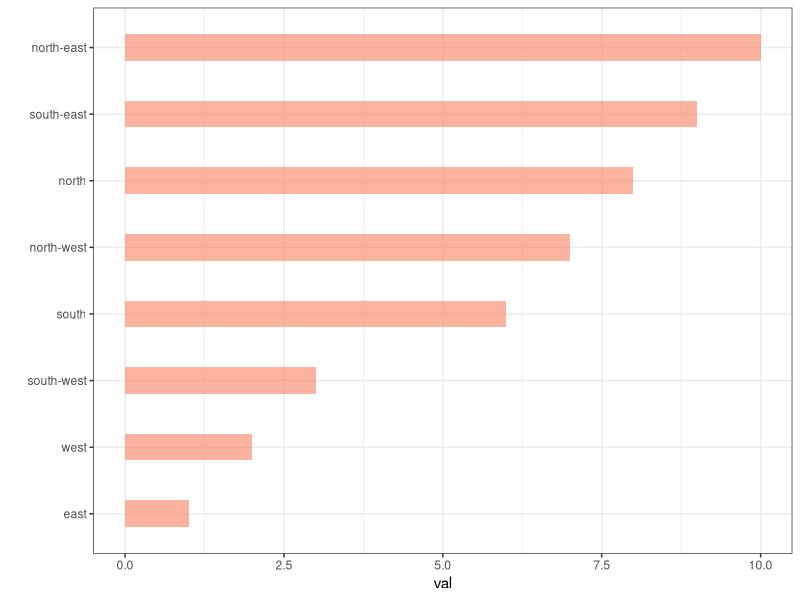
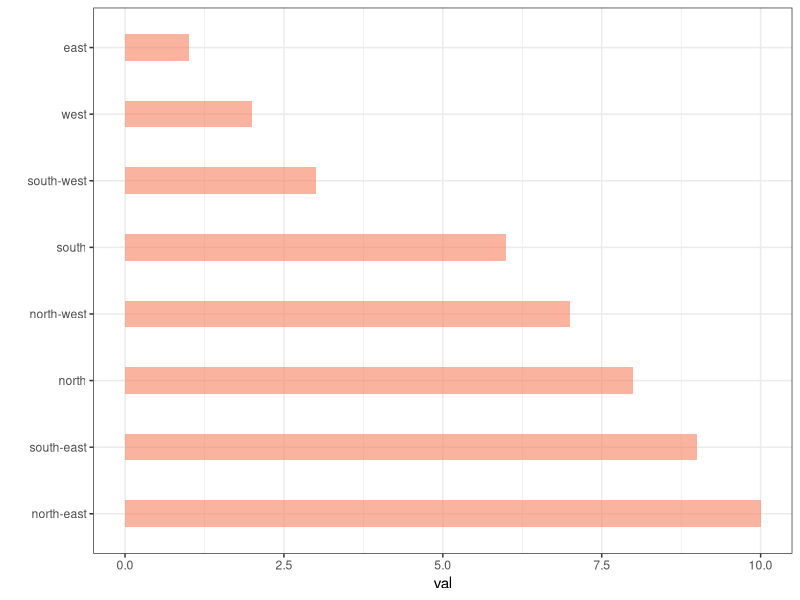
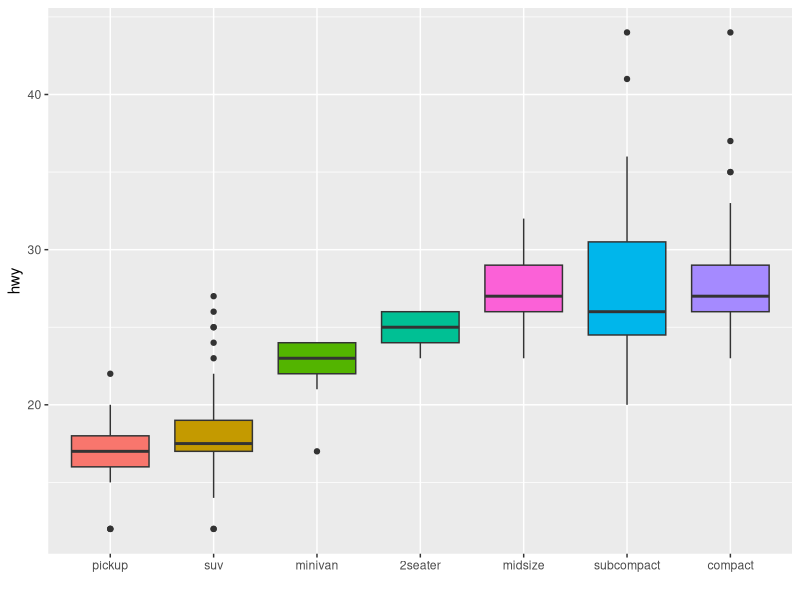
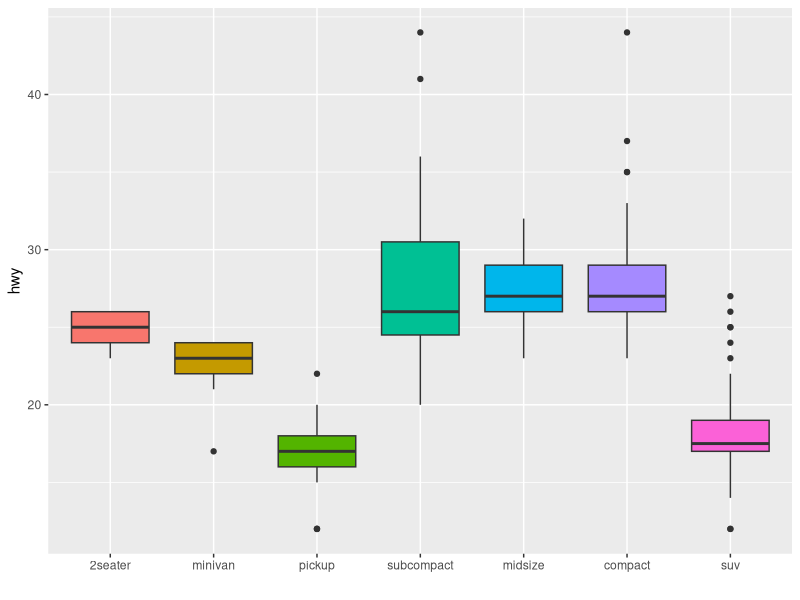
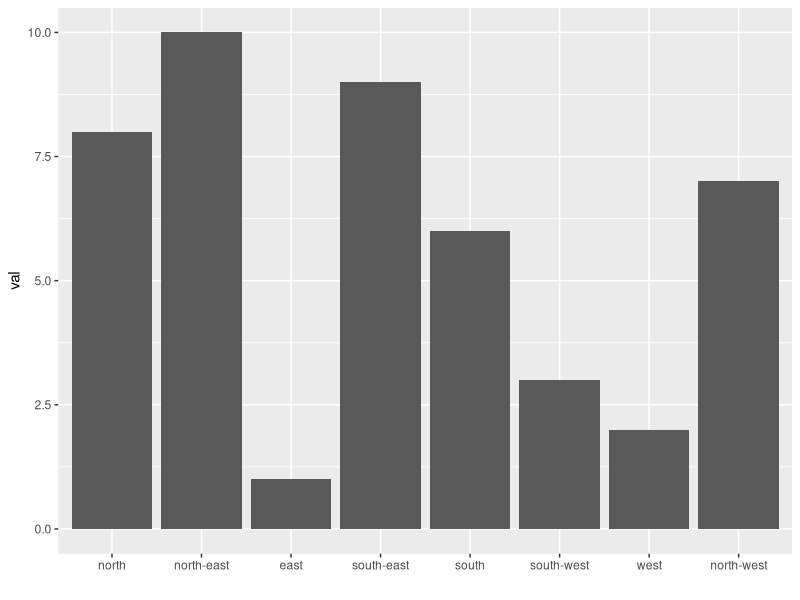
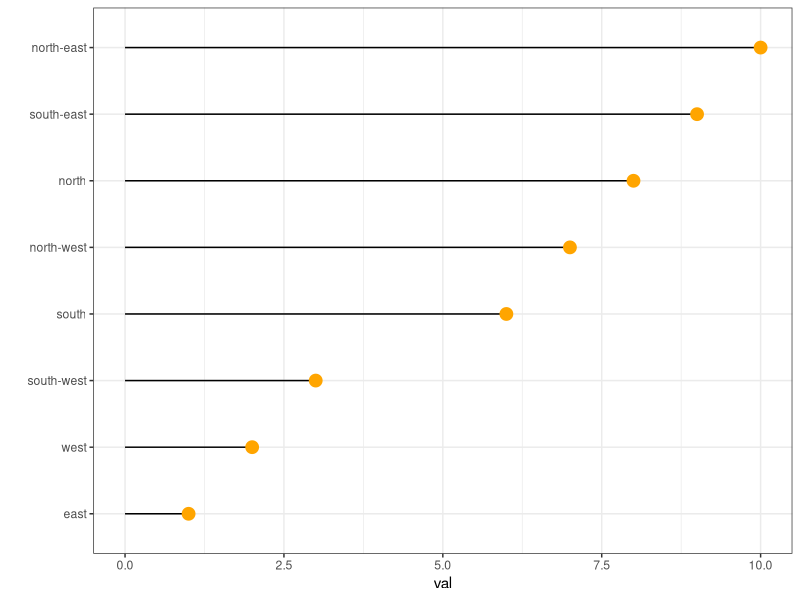
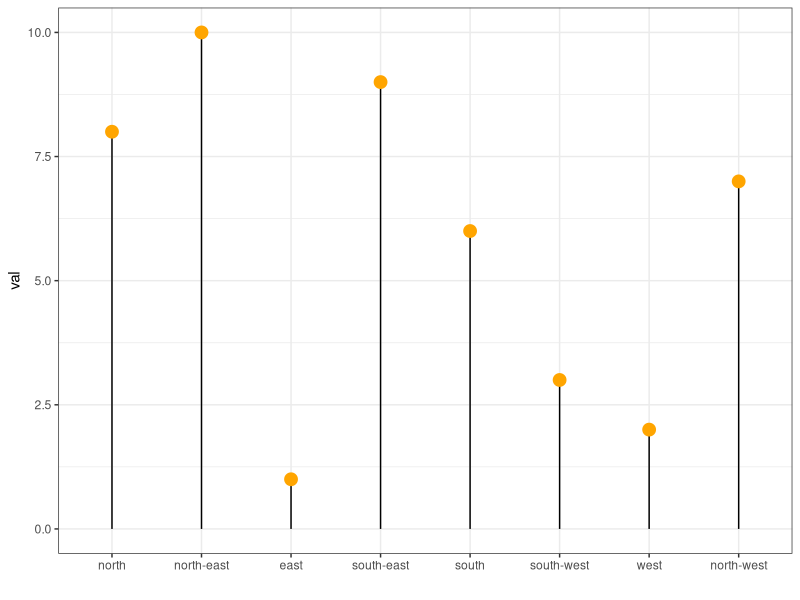
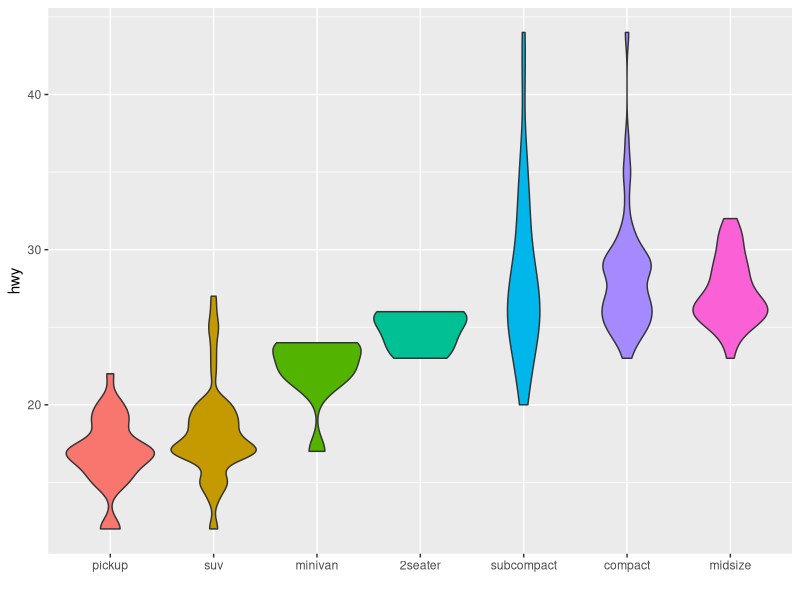

Reproduce these figures in R, in order. (Note: this script raises an error after producing the figures.)
## ---- chunk 1
knitr::opts_chunk$set( warning=FALSE, message=FALSE)
## ---- chunk 2
# Library
library(ggplot2)
library(dplyr)

# Dataset 1: one value per group
data <- data.frame(
  name=c("north","south","south-east","north-west","south-west","north-east","west","east"),
  val=sample(seq(1,10), 8 )
)
 
# Dataset 2: several values per group (natively provided in R)
# mpg
## ---- chunk 3
# load the library
library(forcats)

# Reorder following the value of another column:
data %>%
  mutate(name = fct_reorder(name, val)) %>%
  ggplot( aes(x=name, y=val)) +
    geom_bar(stat="identity", fill="#f68060", alpha=.6, width=.4) +
    coord_flip() +
    xlab("") +
    theme_bw()
 
# Reverse side
data %>%
  mutate(name = fct_reorder(name, desc(val))) %>%
  ggplot( aes(x=name, y=val)) +
    geom_bar(stat="identity", fill="#f68060", alpha=.6, width=.4) +
    coord_flip() +
    xlab("") +
    theme_bw()
## ---- chunk 4
# Using median
mpg %>%
  mutate(class = fct_reorder(class, hwy, .fun='median')) %>%
  ggplot( aes(x=reorder(class, hwy), y=hwy, fill=class)) + 
    geom_boxplot() +
    xlab("class") +
    theme(legend.position="none") +
    xlab("")
 
# Using number of observation per group
mpg %>%
  mutate(class = fct_reorder(class, hwy, .fun='length' )) %>%
  ggplot( aes(x=class, y=hwy, fill=class)) + 
    geom_boxplot() +
    xlab("class") +
    theme(legend.position="none") +
    xlab("") +
    xlab("")
## ---- chunk 5
# Reorder following a precise order
p <- data %>%
  mutate(name = fct_relevel(name, 
            "north", "north-east", "east", 
            "south-east", "south", "south-west", 
            "west", "north-west")) %>%
  ggplot( aes(x=name, y=val)) +
    geom_bar(stat="identity") +
    xlab("")
#p
## ---- chunk 6
p
## ---- chunk 7
data %>%
  arrange(val) %>%    # First sort by val. This sort the dataframe but NOT the factor levels
  mutate(name=factor(name, levels=name)) %>%   # This trick update the factor levels
  ggplot( aes(x=name, y=val)) +
    geom_segment( aes(xend=name, yend=0)) +
    geom_point( size=4, color="orange") +
    coord_flip() +
    theme_bw() +
    xlab("")
 
data %>%
  arrange(val) %>%
  mutate(name = factor(name, levels=c("north", "north-east", "east", "south-east", "south", "south-west", "west", "north-west"))) %>%
  ggplot( aes(x=name, y=val)) +
    geom_segment( aes(xend=name, yend=0)) +
    geom_point( size=4, color="orange") +
    theme_bw() +
    xlab("")
## ---- chunk 8
# reorder is close to order, but is made to change the order of the factor levels.
mpg$class = with(mpg, reorder(class, hwy, median))

p <- mpg %>%
  ggplot( aes(x=class, y=hwy, fill=class)) + 
    geom_violin() +
    xlab("class") +
    theme(legend.position="none") +
    xlab("")
#p
## ---- chunk 9
p
## ---- chunk 10
htmltools::includeHTML("htmlChunkRelatedDistribution.html")
